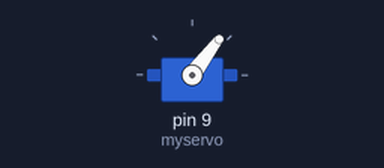
A sketch run on a simulated Arduino Uno, built with avr-gcc and run on an emulated ATmega328P. On the bench: servo.

Above: at 0.05 s.
At 0.65 s:
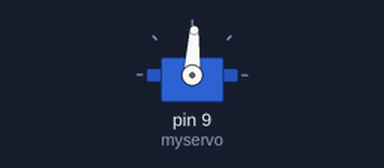
At 1.0 s:
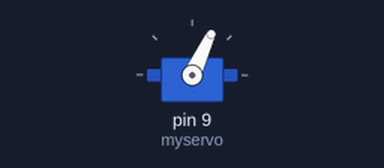
Timing chart, 0 to 3.0 s (numbered marks = the images above):
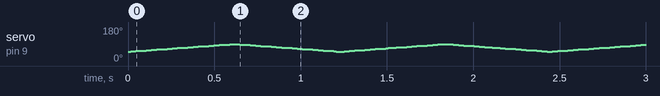

The sketch:

open_close_gripper.ino
```cpp
/* Sweep uArm Gripper. Based on original Arduino sweep demo */

#include <Servo.h>

Servo myservo;  // create servo object to control a servo
                // a maximum of eight servo objects can be created

int pos = 0;    // variable to store the servo position

void setup()
{
  myservo.attach(9);  // attaches the servo on pin 9 to the servo object
}

#define gripper_min 50
#define gripper_max 90
void loop()
{
  for(pos = gripper_min; pos < gripper_max; pos += 1)  // goes from 0 degrees to 180 degrees
  {                                  // in steps of 1 degree
    myservo.write(pos);              // tell servo to go to position in variable 'pos'
    delay(15);                       // waits 15ms for the servo to reach the position
  }
  for(pos = gripper_max; pos>=gripper_min; pos-=1)     // goes from 180 degrees to 0 degrees
  {
    myservo.write(pos);              // tell servo to go to position in variable 'pos'
    delay(15);                       // waits 15ms for the servo to reach the position
  }
}
```
